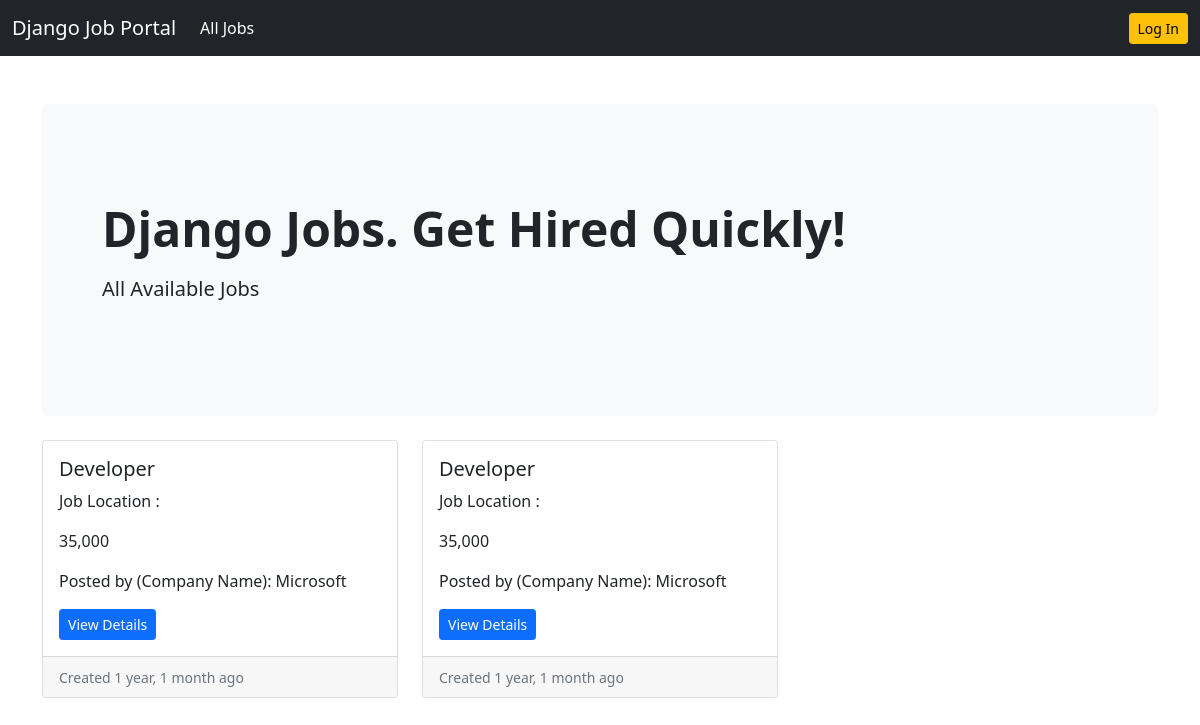
Before: /job-listing/ with the older database file.
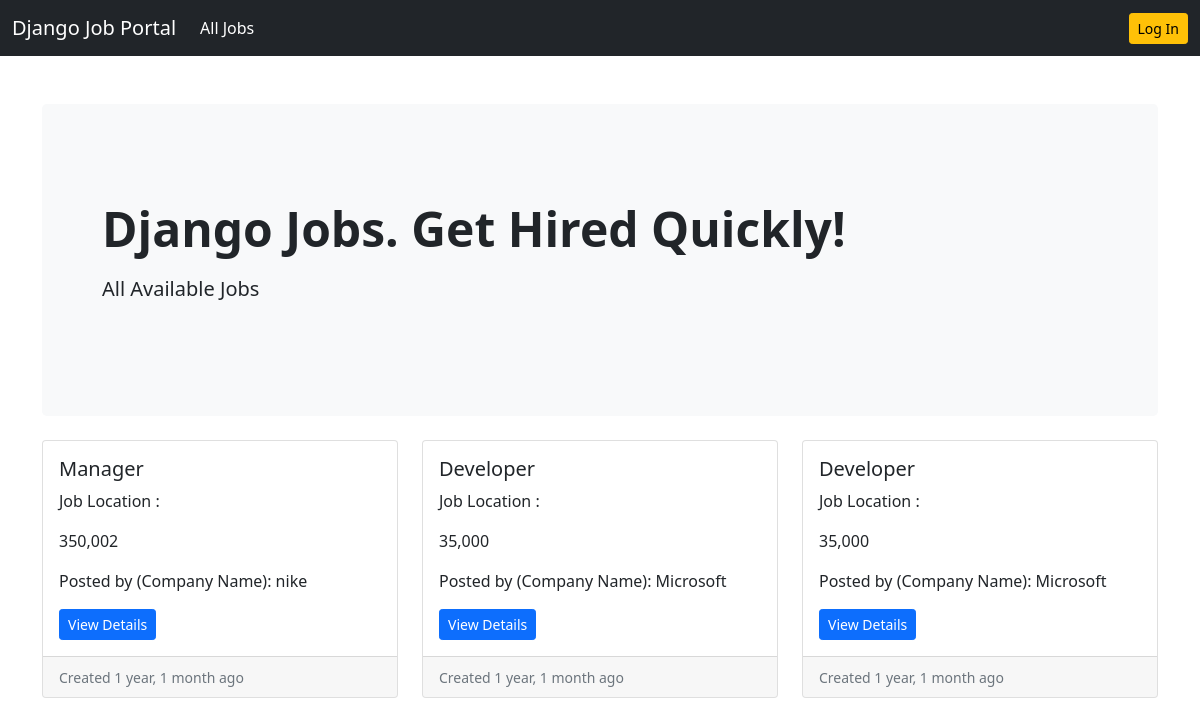
After: the same page with the newer database file.
### job/models.py (models this page shows, shortened)
class Job(models.Model):
    job_type_choices = (
        ('Remote', 'Remote'),
        ('Onsite', 'Onsite'),
        ('Hybrid', 'Hybrid')
    )
    state_choices = (
        ('Karnataka', 'Karnataka'),
        ('Assam', 'Assam'),
        ('Gujarat', 'Gujarat'),
        ('Kashmir', 'Kashmir'),
        ('Tamil Nadu', 'Tamil Nadu'),
        ('Bihar', 'Bihar'),
        ('Uttar Pradesh', 'Uttar Pradesh')
    )
    industry_choices = (
        ('Technology', 'Technology'),
        ('Education', 'Education'),
        ('Transportation', 'Transportation'),
        ('Finance', 'Finance'),
        ('Healthcare', 'Healthcare'),
        ('Sports', 'Sports'),
        ('Energy', 'Energy')
    )
    title_choices = (
        ('Developer', 'Developer'),
        ('Consultant','Consultant'),
        ('Analyst' , 'Analyst'),
        ('Manager' , 'Manager'),
        ('UI/UX' , 'UI/UX'),
        ('Human Resource' , 'Human Resource'),
        ('Operations' , 'Operations')
    )
    user = models.ForeignKey(User, on_delete=models.CASCADE)
    company = models.ForeignKey(Company, on_delete=models.CASCADE)
    title = models.CharField(max_length=100, choices = title_choices, null = True, blank = True)
    city = models.CharField(max_length=100)
    salary = models.PositiveIntegerField(default=35000)
    requirements = models.TextField()
    ideal_candidate = models.TextField()
    is_available = models.BooleanField(default=True)
    timestamp = models.DateTimeField(auto_now_add=True)
    industry = models.CharField(max_length=20, choices=industry_choices, null=True, blank=True)
    state = models.CharField(max_length=20, choices=state_choices, null=True, blank=True)
    job_type = models.CharField(max_length=20, choices=job_type_choices, null=True, blank=True)

### company/models.py (models this page shows)
class Company(models.Model):
    user = models.OneToOneField(User, on_delete=models.CASCADE)
    name = models.CharField(max_length = 100, null = True, blank = True)
    estd = models.PositiveIntegerField(null = True, blank = True)
    city = models.CharField(max_length = 100, null = True, blank = True)
    state = models.CharField(max_length = 100, null = True, blank = True)
    def __str__(self):
        return self.name

### website/views.py (the view)
# urls.py: path('job-listing/', views.job_listing, name='job-listing'),
def job_listing(request):
    jobs = Job.objects.filter(is_available=True).order_by('-timestamp')
    context = {'jobs':jobs}
    return render(request, 'website/job_listing.html', context)

### templates/website/job_listing.html
{% extends 'base.html' %}
{% load humanize %}
{% block content %}
<section>
    <div class="p-5 mb-4 bg-light rounded-3">
        <div class="container-fluid py-5">
            <h2 class="display-5 fw-bold">Django Jobs. Get Hired Quickly!</h2>
            <p class="col-md-8 fs-5 mt-3">
                All Available Jobs
            </p>
        </div>
    </div>
</section>
<div class="row row-cols-1 row-cols-md-3 g-4">
    {% if jobs %}
    {% for job in jobs %}
    <div class="col">
        <div class="card h-100">
            <div class="card-body">
                <h5 class="card-title">{{job.title}}</h5>
                <p class="card-text">Job Location : {{job.location}}</p>
                <p class="card-text"> {{job.salary| intcomma}}</p>
                <p class="card-text"> Posted by (Company Name): {{job.company}}</p>
                <a class="btn btn-primary btn-sm" href = "{% url 'job-details' job.pk %}"> View Details </a>
            </div>
            <div class="card-footer">
                <small class="text-muted">Created {{job.timestamp|naturaltime}}</small>
            </div>
        </div>
    </div>
    {% endfor %}
    {% endif %}
</div>
<br>
{% endblock content %}

Changed rows visible on the page:
added Job: title "Manager", salary "350,002", company "nike", timestamp "1 year, 1 month ago"
